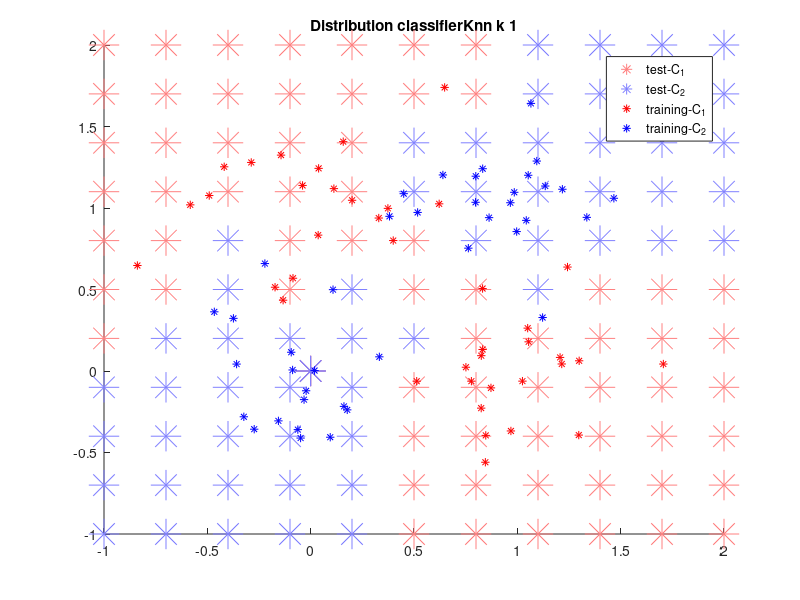
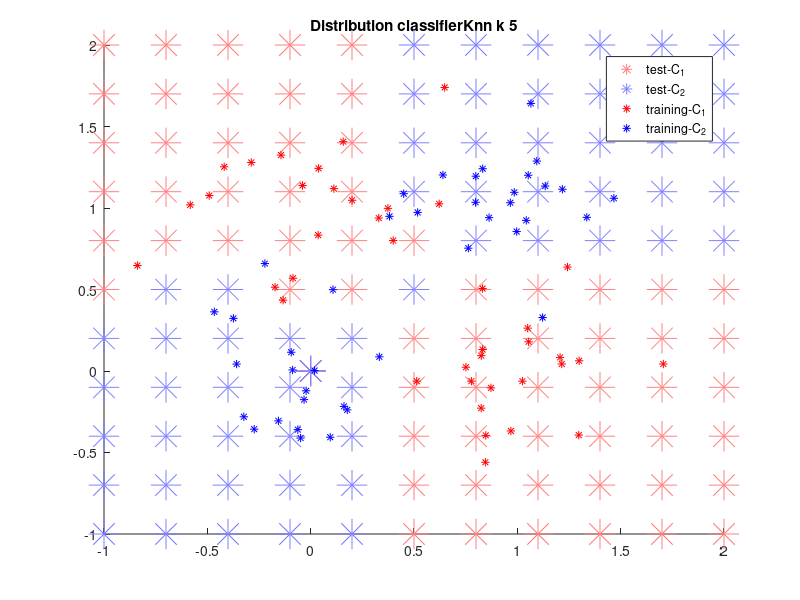
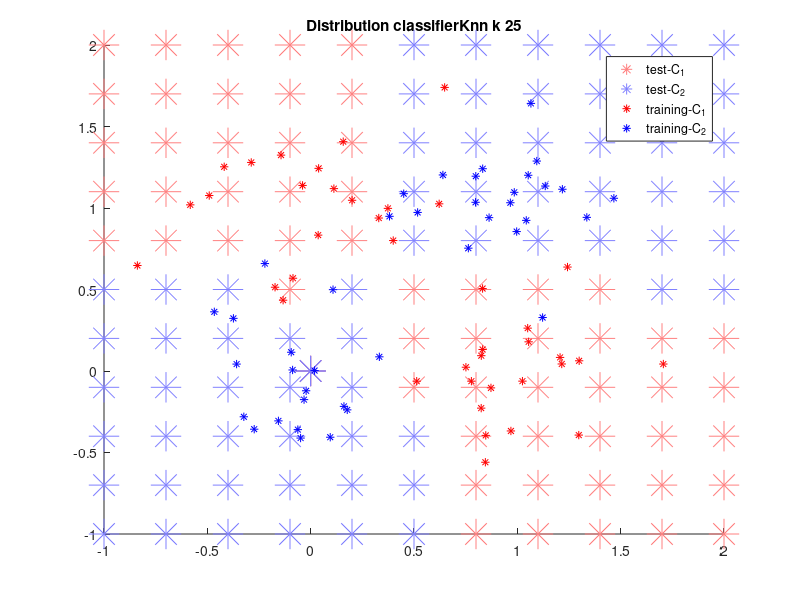
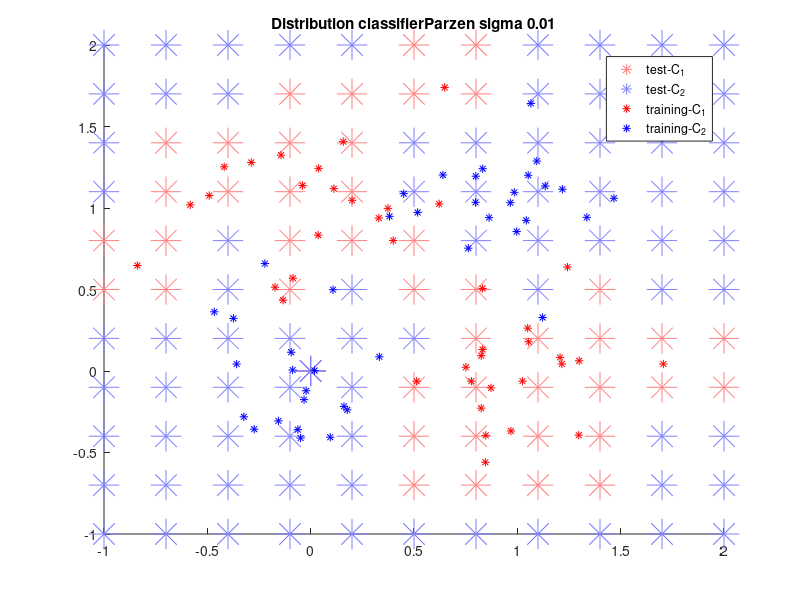

Source code (MATLAB) for these figures, in order:
#! /usr/bin/octave -qf

global mu = [0, 1; 1, 0; 0, 0; 1, 1];
global sigma = sqrt(0.1);
global nSampPerClass = 40;


# Generate samples
function _samples = generateSamples()
	global mu;
	global sigma;
	global nSampPerClass;

	_samples = [];
	samplesC1X = [];
	samplesC1Y = [];
	samplesC2X = [];
	samplesC2Y = [];

	subC1 = [[], []; [], []];
	subC2 = [[], []; [], []];
	for p = 1:2
		for d = 1:2
			myMu = mu(p, d);
			for s = 1:nSampPerClass
				subC1(p, d, s) = myMu + sigma*randn;
			endfor
		endfor
	endfor
	for p = 1:2
		for d = 1:2
			myMu = mu(2+p, d);
			for s = 1:nSampPerClass
				subC2(p, d, s) = myMu + sigma*randn;
			endfor
		endfor
	endfor

	for s = 1:nSampPerClass
		ci = 1 + mod(s, 2);
		x = subC1(ci, 1, s);
		y = subC1(ci, 2, s);
		samplesC1X(end+1) = x;
		samplesC1Y(end+1) = y;
	endfor

	for s = 1:nSampPerClass
		ci = 1 + mod(s, 2);
		x = subC2(ci, 1, s);
		y = subC2(ci, 2, s);
		samplesC2X(end+1) = x;
		samplesC2Y(end+1) = y;
	endfor

	_samples = [samplesC1Y; samplesC1X; samplesC2Y; samplesC2X];
endfunction


# measure distance between two data points
function _distance = distance(p1, p2)
	_distance = norm(p1-p2);
endfunction

# convenience function to access a datapoint
function _point = getPoint(data, index)
	_point = [data(index, 1), data(index, 2)];
endfunction



# 9.1 k Nearest Neighbors

function _knn = knn(dataTrainingC, point, k)
	distances = [];
	n = length(dataTrainingC);
	for i = 1:n # iterate over all training points
		x = getPoint(dataTrainingC, i); # training data point
		t = dataTrainingC(i, 3); # label
		# add distance and target of current point
		distances = [distances; distance(point, x), t];
	endfor
	distances = sortrows(distances); # sort rows (by first column -> sort by distance ascending)
	distances(k+1:end,:)=[]; # delete everything except the first k rows
	s = sum(distances, 1); # sum along the cols
	s(:,1) = []; # keep only the label sum
	_knn = round(s / k);
endfunction


# 9.2 Parzen Windows

function _pn = pn(dataTrainingC, point, parzenSigma)
	classesWeighted = [0, 0];
	n = length(dataTrainingC);
	for i = 1:n # iterate over all training points
		x = getPoint(dataTrainingC, i); # training data point
		t = dataTrainingC(i, 3); # label
		# add distance and target of current point
		classesWeighted(t) += 1 / sqrt(2*pi*parzenSigma^2) * exp(-distance(point, x)^2 / (2*parzenSigma^2));
	endfor
	if classesWeighted(1) > classesWeighted(2)
		_pn = 1;
	else
		_pn = 2;
	endif
endfunction



# 9.3 RBF Network

function _phi = phi(x, rbfMu, rbfSigma)
	_phi = exp(-1 * distance(x, rbfMu)^2 / 2 * rbfSigma^2);
endfunction

# calculate the k centroids
function _centroids = kmeans(dataTrainingC, k)
	n = length(dataTrainingC);
	# pick random data points as initial centroids
	t = [];
	for i = 1:k
		index = unidrnd(n);
		t = [t; getPoint(dataTrainingC, index)];
	endfor
	# update cenroids
	for i = 1:(10 * n)
		index = unidrnd(n);
		# choose data point
		x = getPoint(dataTrainingC, index);

		# determine closest centroid
		distances = [];
		for j = 1:length(t)
			distances = [distances; distance(x, t(j,:)), j];
		endfor
		distances = sortrows(distances);
		jnearest = distances(1,2);
		nearest = t(jnearest,:);

		# update centroid
		nearest = nearest + (1 / n) * (x - nearest);
		t(jnearest,:) = nearest;
	endfor
	_centroids = t;
endfunction


function plotClsDist(dataTrainingP, testC1, testC2, name)
	global mySamples;
	global stepSize;

	distSymbSize = 40 * sqrt(stepSize);

	f = figure('Visible', 'off');
	hold on
	if length(testC1) > 0
		plot(testC1'(1,:), testC1'(2,:), '*', 'color', [1.0 0.5 0.5], 'markersize', distSymbSize);
	endif
	if length(testC2) > 0
		plot(testC2'(1,:)', testC2'(2,:), '*', 'color', [0.5 0.5 1.0], 'markersize', distSymbSize);
	endif

	plot(dataTrainingP(1,:), dataTrainingP(2,:), '*', 'color', [1.0 0.0 0.0]);
	plot(dataTrainingP(3,:), dataTrainingP(4,:), '*', 'color', [0.0 0.0 1.0]);
	title(strrep(strcat("Distribution_", name), "_", " "));
	legend(["test-C_1"; "test-C_2"; "training-C_1"; "training-C_2"]);
	print(strcat("out_", name, ".png"), "-dpng");
	hold off
endfunction


function _classifiedGrid = classifyGrid(dataTrainingC, classifier)
	global stepSize;

	_classifiedGrid = [];

	steps = -1 : stepSize : 2;
	for x = steps
		for y = steps
			tdi = length(_classifiedGrid) + 1;
			_classifiedGrid(tdi, 1) = x;
			_classifiedGrid(tdi, 2) = y;
			isInit = (x == -1) && (y == -1);
			_classifiedGrid(tdi, 3) = feval(classifier, dataTrainingC, [x, y], isInit);
		endfor
	endfor
endfunction



function _testClassData = separateTestDataIntoClasses(classifiedGrid, wantedClass)
	_testClassData = [];
	for tdi = 1:length(classifiedGrid)
		if classifiedGrid(tdi, 3) == wantedClass
			newInd = length(_testClassData) + 1;
			_testClassData(newInd, 1) = classifiedGrid(tdi, 1);
			_testClassData(newInd, 2) = classifiedGrid(tdi, 2);
			_testClassData(newInd, 3) = classifiedGrid(tdi, 3);
		end
	endfor
endfunction

function _cls = classifierKnn(dataTrainingC, point, isInit)
	global k;
	_cls = knn(dataTrainingC, point, k);
endfunction

function _cls = classifierParzen(dataTrainingC, point, isInit)
	global parzenSigma;
	_cls = pn(dataTrainingC, point, parzenSigma);
endfunction

function _cls = classifierRbf(dataTrainingC, point, isInit)
	global rbfK;
	global rbfSigma;
	global rbfMus;
	global rbfX;
	global rbfW;
	global rbfWC1;
	global rbfWC2;
	if isInit
		rbfMus = kmeans(dataTrainingC, rbfK);
		rbfX = dataTrainingC;
		rbfX(:,3:end)=[]; # delete the labels
		phiMatrix = [];
		for j = 1:rbfK
			phiCol = [];
			for alpha = 1:length(rbfX)
					phiCol = [phiCol; phi(rbfX(alpha), rbfMus(j), rbfSigma)];
			endfor
			phiMatrix = [phiMatrix phiCol];
		endfor
		% once we are here, phiMatrix is 80x4

		phiMatrix = [phiMatrix ones(length(rbfX), 1)]; % add bias, phiMatrix is now 80x5
		% get labels
		rbfT = dataTrainingC;
		rbfT(:,4)=[]; # delete the filler
		rbfT(:,1:2)=[]; # delete the data
		% comute weight vector
		%rbfW = pinv(phiMatrix) * rbfT;
		rbfTC1 = [ones(40, 1); zeros(40, 1)];
		rbfTC2 = [zeros(40, 1); ones(40, 1)];
		rbfWC1 = pinv(phiMatrix) * rbfTC1;
		rbfWC2 = pinv(phiMatrix) * rbfTC2;
	endif

	% compute output
	%_y = 0;
	_yC1 = 0;
	_yC2 = 0;
	for j = 1:(rbfK)
		phiJ = phi(point, rbfMus(j), rbfSigma);
		%_y += rbfW(j) * phiJ;
		_yC1 += rbfWC1(j) * phiJ;
		_yC2 += rbfWC2(j) * phiJ;
	endfor
	% add bias
	%_y += _y + rbfW(rbfK+1) * 1.0;
	_yC1 += _yC1 + rbfWC1(rbfK+1) * 1.0;
	_yC2 += _yC2 + rbfWC2(rbfK+1) * 1.0;

	%if _y < 1.5
	if _yC1 < _yC2
		_cls = 1;
	else
		_cls = 2;
	endif
endfunction

function _cls = plotClassifier(dataTrainingC, dataTrainingP, classifier, nameSuffix)
	classifiedGrid = classifyGrid(dataTrainingC, classifier);
	testClassData1 = separateTestDataIntoClasses(classifiedGrid, 1);
	testClassData2 = separateTestDataIntoClasses(classifiedGrid, 2);

	name = strcat(classifier, "_", nameSuffix);
	plotClsDist(dataTrainingP, testClassData1, testClassData2, name);
endfunction


function plotKnn(dataTrainingC, dataTrainingP, myK)
	global k;
	k = myK;
	plotClassifier(dataTrainingC, dataTrainingP, 'classifierKnn', strcat("k_", num2str(k)));
endfunction

function plotParzen(dataTrainingC, dataTrainingP, mySigma)
	global parzenSigma;
	parzenSigma = mySigma;
	plotClassifier(dataTrainingC, dataTrainingP, 'classifierParzen', strcat("sigma_", num2str(parzenSigma)));
endfunction

function plotRbf(dataTrainingC, dataTrainingP, myK, mySigma)
	global rbfK;
	global rbfSigma;
	rbfK = myK;
	rbfSigma = mySigma;
	plotClassifier(dataTrainingC, dataTrainingP, 'classifierRbf', strcat("k_", num2str(rbfK), "_sigma_", num2str(rbfSigma)));
endfunction



dataTrainingP = generateSamples();

dataTrainingC = [
	dataTrainingP(1,:)' dataTrainingP(2,:)' 1 * ones(nSampPerClass, 1), zeros(nSampPerClass, 1);
	dataTrainingP(3,:)' dataTrainingP(4,:)' 2 * ones(nSampPerClass, 1), zeros(nSampPerClass, 1)];

global stepSize = 0.3;




for myK = [1, 5, 25]
	plotKnn(dataTrainingC, dataTrainingP, myK);
endfor

for mySigma = [0.01, 0.1, 0.5]
	plotParzen(dataTrainingC, dataTrainingP, mySigma);
endfor


for myK = [4, 8]
	for mySigma = [0.01, 0.015, 0.02, 0.025, 0.5]
		plotRbf(dataTrainingC, dataTrainingP, myK, mySigma);
	endfor
endfor
